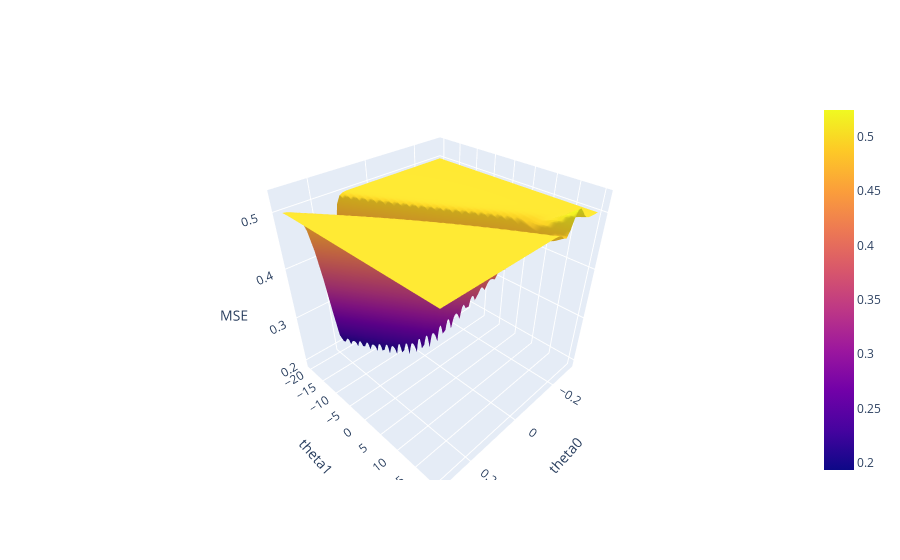

Source (notebook cell):
### Markdown cell above
### Plotting MSE

The cell below plots your MSE function. We're providing this plot purely for your edification. Warning: This code can be pretty slow and might take a minute or two to run.

Note that the surface has a huge almost completely flat region. This means this loss function is very difficult to optimize.

### Code cell
import plotly.graph_objects as go

num_points = 50 # increase for better resolution, but it will run more slowly. 

if (num_points <= 100):

    uvalues = np.linspace(-0.3, 0.3, num_points)
    vvalues = np.linspace(-20, 20, num_points)
    (u,v) = np.meshgrid(uvalues, vvalues)
    thetas = np.vstack((u.flatten(),v.flatten()))

    MSE = np.array([mse_for_model_on_NBA_data(t) for t in thetas.T])

    loss_surface = go.Surface(x=u, y=v, z=np.reshape(MSE, u.shape))

    fig = go.Figure(data=[loss_surface])
    fig.update_layout(scene = dict(
        xaxis_title = "theta0",
        yaxis_title = "theta1",
        zaxis_title = "MSE"))
    fig.show()
else:
    print("Picking num points > 100 can be really slow. If you really want to try, edit the code above so that this if statement doesn't trigger.")

### Figure 1 — Plotly figure (JSON) as saved in the notebook; plotly's stock layout.template omitted (floating-point values rounded to 4 significant figures; data arrays with more than 128 entries replaced by an {"elided": "..."} marker saying what was removed)
{"data": [{"type": "surface", "x": {"elided": "50x50 float values"}, "y": {"elided": "50x50 float values"}, "z": {"elided": "50x50 float values"}}], "layout": {"scene": {"xaxis": {"title": {"text": "theta0"}}, "yaxis": {"title": {"text": "theta1"}}, "zaxis": {"title": {"text": "MSE"}}}}}
